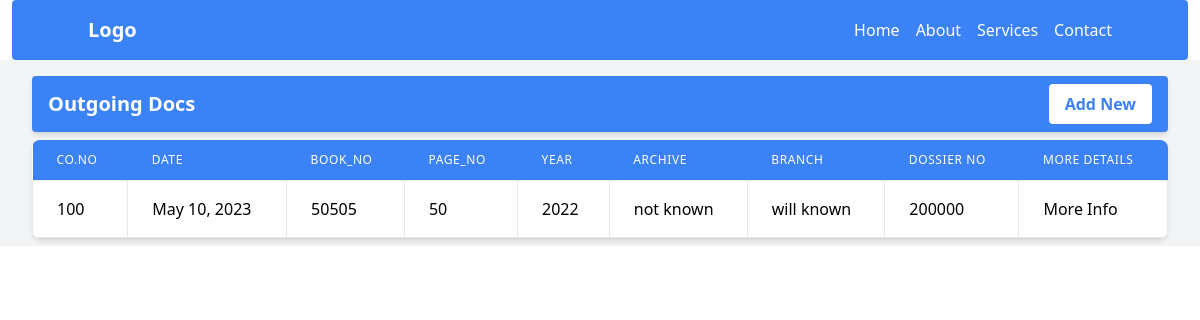
The app's page /records/outgoingDoc/ with its own data.
### records/models.py (models this page shows, shortened)
class OutgoingDoc(models.Model):
    continuos_number = models.IntegerField(unique=True)
    date = models.DateField(null=True, blank=True)
    book_no = models.IntegerField()
    page_no = models.IntegerField()
    year    = models.CharField(max_length=20, null=True, blank=True)
    archive = models.CharField(max_length=200, null=True, blank=True)
    branch  = models.CharField(max_length=200, null=True, blank=True)
    short_explain = models.TextField()
    dossier_no = models.IntegerField()
    image = models.ImageField(upload_to="records/outgoingdocs/images", null=True, blank=True)

### records/views.py (the view)
# urls.py: path('outgoingDoc/', views.outgoingDoc, name='outgoingDoc'),
def outgoingDoc(request):
    outgoingDocs = OutgoingDoc.objects.all()
    return render (request, 'records/outgoingDocs.html', {
        'outgoingDocs': outgoingDocs,
        })

### records/templates/records/outgoingDocs.html
{% extends 'base.html' %}
{% load static %}
{% block content %}
    <div class=" bg-gray-100 flex flex-col items-start justify-center py-2 px-8">
        <div class="p-4 py-2  my-2 rounded text-white bg-blue-500 flex justify-between items-center shadow-md overflow-hidden w-full">
            <h4 class="text-xl font-bold">Outgoing Docs</h4>
            <a href="{% url 'records:addOutgoingDoc' %}">
                <button class="bg-white text-blue-500 hover:text-white hover:bg-blue-700 font-bold px-4 py-2 rounded">Add New</button>
            </a>
        </div>
        <div class="bg-white shadow-md rounded-lg overflow-hidden w-full">
            <table class="min-w-full">
                <thead>
                    <tr>
                        <th class="px-6 py-3 bg-blue-500 text-left text-xs leading-4 font-medium text-white uppercase tracking-wider">Co.No</th>
                        <th class="px-6 py-3 bg-blue-500 text-left text-xs leading-4 font-medium text-white uppercase tracking-wider">Date</th>
                        <th class="px-6 py-3 bg-blue-500 text-left text-xs leading-4 font-medium text-white uppercase tracking-wider">Book_no</th>
                        <th class="px-6 py-3 bg-blue-500 text-left text-xs leading-4 font-medium text-white uppercase tracking-wider">Page_no</th>
                        <th class="px-6 py-3 bg-blue-500 text-left text-xs leading-4 font-medium text-white uppercase tracking-wider">Year</th>
                        <th class="px-6 py-3 bg-blue-500 text-left text-xs leading-4 font-medium text-white uppercase tracking-wider">Archive</th>
                        <th class="px-6 py-3 bg-blue-500 text-left text-xs leading-4 font-medium text-white uppercase tracking-wider">Branch</th>
                        <th class="px-6 py-3 bg-blue-500 text-left text-xs leading-4 font-medium text-white uppercase tracking-wider">Dossier No</th>
                        <th class="px-6 py-3 bg-blue-500 text-left text-xs leading-4 font-medium text-white uppercase tracking-wider">More Details</th>
                    </tr>
                </thead>
                <tbody class="bg-white divide-y divide-gray-200">
                    {% for outgoingDoc in outgoingDocs %}
                        <tr class="hover:bg-blue-50">
                            <td class="px-6 py-4 whitespace-no-wrap border">{{outgoingDoc.continuos_number}}</td>
                            <td class="px-6 py-4 whitespace-no-wrap border">{{outgoingDoc.date}}</td>
                            <td class="px-6 py-4 whitespace-no-wrap border">{{outgoingDoc.book_no}}</td>
                            <td class="px-6 py-4 whitespace-no-wrap border">{{outgoingDoc.page_no}}</td>
                            <td class="px-6 py-4 whitespace-no-wrap border">{{outgoingDoc.year}}</td>
                            <td class="px-6 py-4 whitespace-no-wrap border">{{outgoingDoc.archive}}</td>
                            <td class="px-6 py-4 whitespace-no-wrap border">{{outgoingDoc.branch}}</td>
                            <td class="px-6 py-4 whitespace-no-wrap border">{{outgoingDoc.dossier_no}}</td>
                            <td class="px-6 py-4 whitespace-no-wrap border">
                                <a href="{% url 'records:OutgoingDocDetails' outgoingDoc.id %}" class="">
                                    More Info
                                </a>
                            </td>
                        </tr>
                    {% endfor %}
                </tbody>
            </table>
        </div>
    </div>
{% endblock %}

### static/css_out/out.css (style rules this page uses)
html, :host { line-height: 1.5; -webkit-text-size-adjust: 100%; -moz-tab-size: 4; -o-tab-size: 4; tab-size: 4; font-family: ui-sans-serif, system-ui, sans-serif, "Apple Color Emoji", "Segoe UI Emoji", "Segoe UI Symbol", "Noto Color Emoji"; font-feature-settings: normal; font-variation-settings: normal; -webkit-tap-highlight-color: transparent; }
body { margin: 0; line-height: inherit; }
h1, h2, h3, h4, h5, h6 { font-size: inherit; font-weight: inherit; }
a { color: inherit; text-decoration: inherit; }
table { text-indent: 0; border-color: inherit; border-collapse: collapse; }
button, input, optgroup, select, textarea { font-family: inherit; font-feature-settings: inherit; font-variation-settings: inherit; font-size: 100%; font-weight: inherit; line-height: inherit; color: inherit; margin: 0; padding: 0; }
button, select { text-transform: none; }
button, [type='button'], [type='reset'], [type='submit'] { -webkit-appearance: button; background-color: transparent; background-image: none; }
blockquote, dl, dd, h1, h2, h3, h4, h5, h6, hr, figure, p, pre { margin: 0; }
button, [role="button"] { cursor: pointer; }
.my-2 { margin-top: 0.5rem; margin-bottom: 0.5rem; }
.flex { display: flex; }
.w-full { width: 100%; }
.min-w-full { min-width: 100%; }
.flex-col { flex-direction: column; }
.items-start { align-items: flex-start; }
.items-center { align-items: center; }
.justify-center { justify-content: center; }
.justify-between { justify-content: space-between; }
.overflow-hidden { overflow: hidden; }
.rounded { border-radius: 0.25rem; }
.rounded-lg { border-radius: 0.5rem; }
.border { border-width: 1px; }
.bg-blue-500 { --tw-bg-opacity: 1; background-color: rgb(59 130 246 / var(--tw-bg-opacity)); }
.bg-gray-100 { --tw-bg-opacity: 1; background-color: rgb(243 244 246 / var(--tw-bg-opacity)); }
.bg-white { --tw-bg-opacity: 1; background-color: rgb(255 255 255 / var(--tw-bg-opacity)); }
.p-4 { padding: 1rem; }
.px-4 { padding-left: 1rem; padding-right: 1rem; }
.px-6 { padding-left: 1.5rem; padding-right: 1.5rem; }
.px-8 { padding-left: 2rem; padding-right: 2rem; }
.py-2 { padding-top: 0.5rem; padding-bottom: 0.5rem; }
.py-3 { padding-top: 0.75rem; padding-bottom: 0.75rem; }
.py-4 { padding-top: 1rem; padding-bottom: 1rem; }
.text-left { text-align: left; }
.text-xl { font-size: 1.25rem; line-height: 1.75rem; }
.text-xs { font-size: 0.75rem; line-height: 1rem; }
.font-bold { font-weight: 700; }
.font-medium { font-weight: 500; }
.uppercase { text-transform: uppercase; }
.leading-4 { line-height: 1rem; }
.tracking-wider { letter-spacing: 0.05em; }
.text-blue-500 { --tw-text-opacity: 1; color: rgb(59 130 246 / var(--tw-text-opacity)); }
.text-white { --tw-text-opacity: 1; color: rgb(255 255 255 / var(--tw-text-opacity)); }
.shadow-md { --tw-shadow: 0 4px 6px -1px rgb(0 0 0 / 0.1), 0 2px 4px -2px rgb(0 0 0 / 0.1); --tw-shadow-colored: 0 4px 6px -1px var(--tw-shadow-color), 0 2px 4px -2px var(--tw-shadow-color); box-shadow: var(--tw-ring-offset-shadow, 0 0 #0000), var(--tw-ring-shadow, 0 0 #0000), var(--tw-shadow); }

### records on screen
OutgoingDoc: continuos_number "100", date "May 10, 2023", book_no "50505", page_no "50", year "2022", archive "not known", branch "will known", dossier_no "200000"
